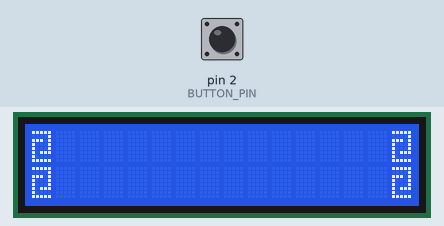
Recording of a sketch running on a simulated Arduino Uno, built with avr-gcc and run on an emulated ATmega328P. Parts: 16×2 character LCD. Inputs (shaded band) come from the test bench; at power-on: pin 2 (BUTTON_PIN) HIGH. Random numbers use the default seed unless the sketch sets one.

Above: at 1.2 s.
1.3 s: pin 2 (BUTTON_PIN) pulled LOW for 0.15 s
At 2.89 s:
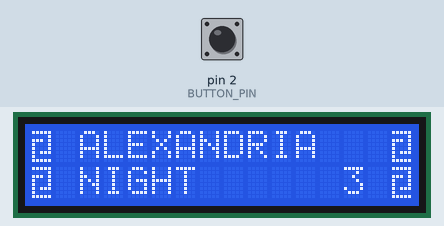
3.0 s: pin 2 (BUTTON_PIN) pulled LOW for 3.2 s
At 5.91 s:
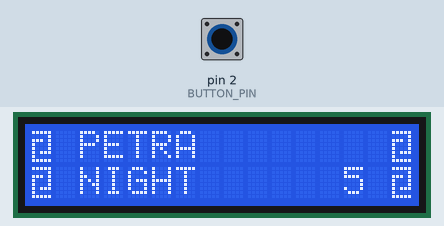
7.7 s: pin 2 (BUTTON_PIN) pulled LOW for 1 s
At 10.12 s:
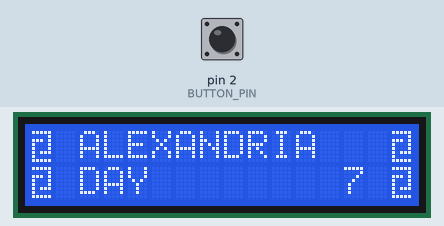
10.2 s: pin 2 (BUTTON_PIN) pulled LOW for 3.2 s
At 15.9 s:
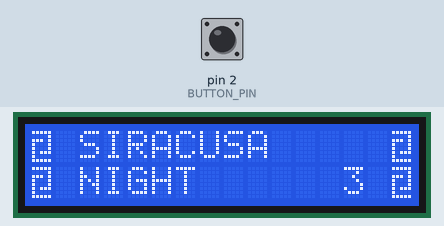

The sketch:

7wonders.ino
```cpp
// include the library code:
#include <LiquidCrystal.h>

// initialize the library with the numbers of the interface pins
LiquidCrystal lcd(7, 8, 9, 10, 11, 12);

byte draw[8] = {
  0b11111,
  0b00001,
  0b11101,
  0b10001,
  0b10001,
  0b10111,
  0b10000,
  0b11111
};

char *wonders[] = {
   "BABYLON      ",
   "HALIKARNASSOS",
   "PETRA        ",
   "OLYMPIA      ",
   "BYZANTIUM    ",
   "ALEXANDRIA   ",
   "EPHESOS      ",
   "RHODOS       ",
   "SIRACUSA     ",
   "GIZAH        "
};

char *side[] = {
   "DAY  ",
   "NIGHT"
};

int BUTTON_PIN = 2;

void setup() {
  lcd.begin(16, 2);

  randomSeed(analogRead(3));

  lcd.createChar(0, draw);

  lcd.setCursor(0,0);
  lcd.write((uint8_t)0);
  lcd.setCursor(0,1);
  lcd.write((uint8_t)0);
  lcd.setCursor(15,0);
  lcd.write((uint8_t)0);
  lcd.setCursor(15,1);
  lcd.write((uint8_t)0);

  pinMode(BUTTON_PIN, INPUT_PULLUP);
}

void loop() {

  if (digitalRead(BUTTON_PIN) == LOW) {
    for (int i=0; i<20; i++) {
      lcd.setCursor(2,0);
      lcd.print(wonders[random(10)]);

      lcd.setCursor(2,1);
      lcd.print(side[random(2)]);

      lcd.setCursor(13,1);
      lcd.print(random(7) + 1);

      delay(12 * i);
    }
  }

}
```

Measured:
- after the input at 1.3 s, the display: first changes at once (image 1 shows a later state)
